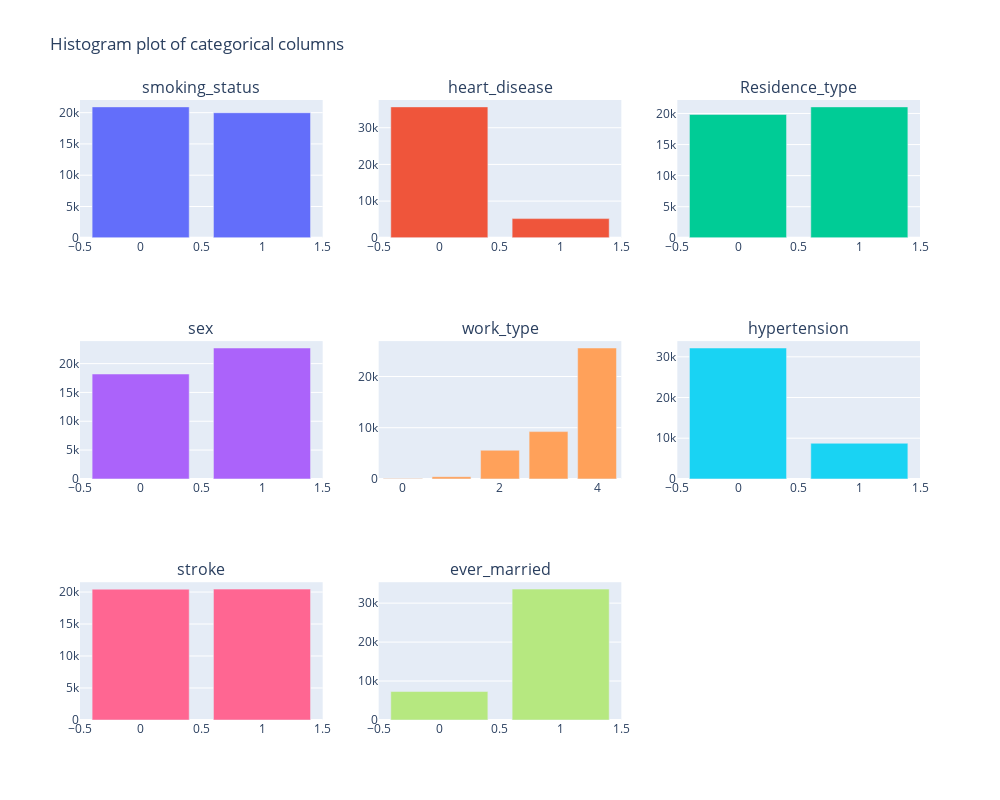

Notebook code for this chart:
### Code cell
n_cols = 3
n_rows = n_rows = int(np.ceil(len(categorical_s.copy()) / n_cols))

"""Histogram using plotly"""
fig = make_subplots(rows=n_rows, cols=n_cols,
                    subplot_titles=tuple(categorical_s.copy()))

for i, col in enumerate(categorical_s.copy()):
    counts = data_dict['S'][col].value_counts()
    fig.add_trace(go.Bar(name=col, x=counts.index, y=counts.values), 
                  row=i//n_cols + 1,
                  col=i%n_cols + 1)

fig.update_layout(title="Histogram plot of categorical columns",
                 height=800,
                 width=1000,
                 showlegend=False)

### Figure 1 — Plotly figure (JSON) as saved in the notebook; plotly's stock layout.template omitted (floating-point values rounded to 4 significant figures)
{"data": [{"name": "smoking_status", "type": "bar", "x": [0, 1], "xaxis": "x", "y": [20921, 19986], "yaxis": "y"}, {"name": "heart_disease", "type": "bar", "x": [0, 1], "xaxis": "x2", "y": [35682, 5225], "yaxis": "y2"}, {"name": "Residence_type", "type": "bar", "x": [1, 0], "xaxis": "x3", "y": [21061, 19846], "yaxis": "y3"}, {"name": "sex", "type": "bar", "x": [1, 0], "xaxis": "x4", "y": [22710, 18197], "yaxis": "y4"}, {"name": "work_type", "type": "bar", "x": [4, 3, 2, 1, 0], "xaxis": "x5", "y": [25567, 9236, 5588, 431, 85], "yaxis": "y5"}, {"name": "hypertension", "type": "bar", "x": [0, 1], "xaxis": "x6", "y": [32159, 8748], "yaxis": "y6"}, {"name": "stroke", "type": "bar", "x": [1, 0], "xaxis": "x7", "y": [20460, 20447], "yaxis": "y7"}, {"name": "ever_married", "type": "bar", "x": [1, 0], "xaxis": "x8", "y": [33598, 7309], "yaxis": "y8"}], "layout": {"annotations": [{"font": {"size": 16}, "showarrow": false, "text": "smoking_status", "x": 0.1444, "xanchor": "center", "xref": "paper", "y": 1, "yanchor": "bottom", "yref": "paper"}, {"font": {"size": 16}, "showarrow": false, "text": "heart_disease", "x": 0.5, "xanchor": "center", "xref": "paper", "y": 1, "yanchor": "bottom", "yref": "paper"}, {"font": {"size": 16}, "showarrow": false, "text": "Residence_type", "x": 0.8556, "xanchor": "center", "xref": "paper", "y": 1, "yanchor": "bottom", "yref": "paper"}, {"font": {"size": 16}, "showarrow": false, "text": "sex", "x": 0.1444, "xanchor": "center", "xref": "paper", "y": 0.6111, "yanchor": "bottom", "yref": "paper"}, {"font": {"size": 16}, "showarrow": false, "text": "work_type", "x": 0.5, "xanchor": "center", "xref": "paper", "y": 0.6111, "yanchor": "bottom", "yref": "paper"}, {"font": {"size": 16}, "showarrow": false, "text": "hypertension", "x": 0.8556, "xanchor": "center", "xref": "paper", "y": 0.6111, "yanchor": "bottom", "yref": "paper"}, {"font": {"size": 16}, "showarrow": false, "text": "stroke", "x": 0.1444, "xanchor": "center", "xref": "paper", "y": 0.2222, "yanchor": "bottom", "yref": "paper"}, {"font": {"size": 16}, "showarrow": false, "text": "ever_married", "x": 0.5, "xanchor": "center", "xref": "paper", "y": 0.2222, "yanchor": "bottom", "yref": "paper"}], "height": 800, "showlegend": false, "title": {"text": "Histogram plot of categorical columns"}, "width": 1000, "xaxis": {"anchor": "y", "domain": [0, 0.2889]}, "xaxis2": {"anchor": "y2", "domain": [0.3556, 0.6444]}, "xaxis3": {"anchor": "y3", "domain": [0.7111, 1]}, "xaxis4": {"anchor": "y4", "domain": [0, 0.2889]}, "xaxis5": {"anchor": "y5", "domain": [0.3556, 0.6444]}, "xaxis6": {"anchor": "y6", "domain": [0.7111, 1]}, "xaxis7": {"anchor": "y7", "domain": [0, 0.2889]}, "xaxis8": {"anchor": "y8", "domain": [0.3556, 0.6444]}, "xaxis9": {"anchor": "y9", "domain": [0.7111, 1]}, "yaxis": {"anchor": "x", "domain": [0.7778, 1]}, "yaxis2": {"anchor": "x2", "domain": [0.7778, 1]}, "yaxis3": {"anchor": "x3", "domain": [0.7778, 1]}, "yaxis4": {"anchor": "x4", "domain": [0.3889, 0.6111]}, "yaxis5": {"anchor": "x5", "domain": [0.3889, 0.6111]}, "yaxis6": {"anchor": "x6", "domain": [0.3889, 0.6111]}, "yaxis7": {"anchor": "x7", "domain": [0, 0.2222]}, "yaxis8": {"anchor": "x8", "domain": [0, 0.2222]}, "yaxis9": {"anchor": "x9", "domain": [0, 0.2222]}}}
